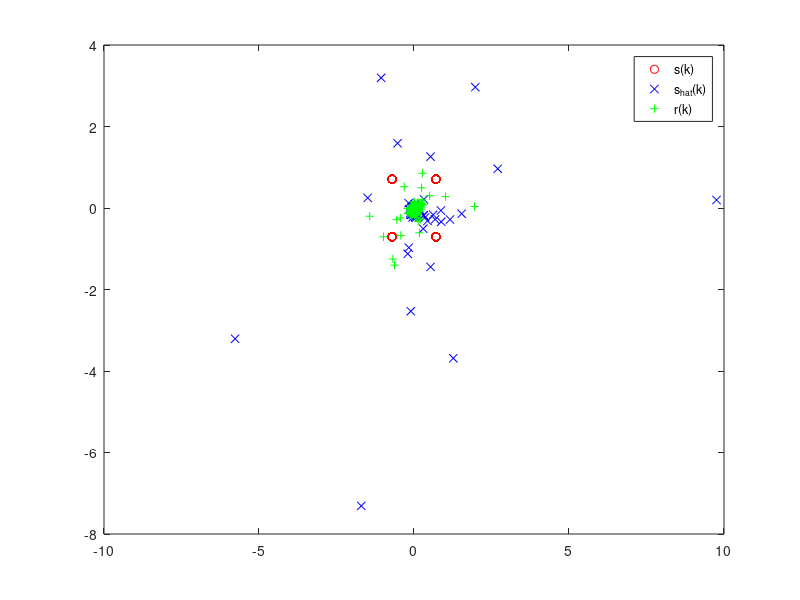

MATLAB code to generate this figure:
clear
clc

c = [-1-1i -1+1i 1-1i 1+1i]/sqrt(2); 

N = 128;
pack = randsrc(1,2*N, [0 1]);

m = buffer(pack,2);
m = bi2de(m','left-msb')+1;

s = c(m);

z = ifft(s,1024);

channel = 1;
switch channel
    case 1 
        Nh = 60;
        n = 0:1:59;
        h = 0.8.^n;
        h = [h];
    case 2 % ej klar
        Nh = 100;
        h = zeros(1,Nh);
        h(1) = 0.5;
        h(9) = 0.5;
    case 3
        Nh = 60;
        n = 0:1:59;
        h = 0.8.^n;
        h = [h];
end
 
Ncp  = Nh+10;
cp = z(end-(Ncp-1):end);
zz = [cp z];

y_len = length(zz)+length(h)-1;

sigma = 0.01;
w = sigma/sqrt(2)*(randn(y_len,1) + 1i*randn(y_len,1))';
y = conv(h,zz) + w;

delay = 0;
r = fft(y(Ncp+1+delay:end-(Nh-1)+delay),N);
H = fft(h,length(r));
s_hat = conj(H).*r;

i = 1;
for k = 1:length(s_hat)
    b_hat(i) = sign(real(s_hat(k)));
    i = i + 1;
    b_hat(i) = sign(imag(s_hat(k)));
    i = i + 1;
end
b_hat(b_hat==-1) = 0;

isequal(pack,b_hat)
% pack == b_hat


%% crap below
figure();
plot(s,'or')
hold on
plot(s_hat,'xb')
plot(r,'+g')
legend('s(k)','s_{hat}(k)','r(k)')

bit_string = '';
for i = 1:length(pack)
    bit_string = [bit_string num2str(b_hat(i))];
end
disp(bit_string)
bit_string = '';
for i = 1:length(pack)
    bit_string = [bit_string num2str(pack(i))];
end
disp(bit_string)

fprintf('Lost bits: %u\n', (2*N-sum(pack == b_hat))./(2*N))

